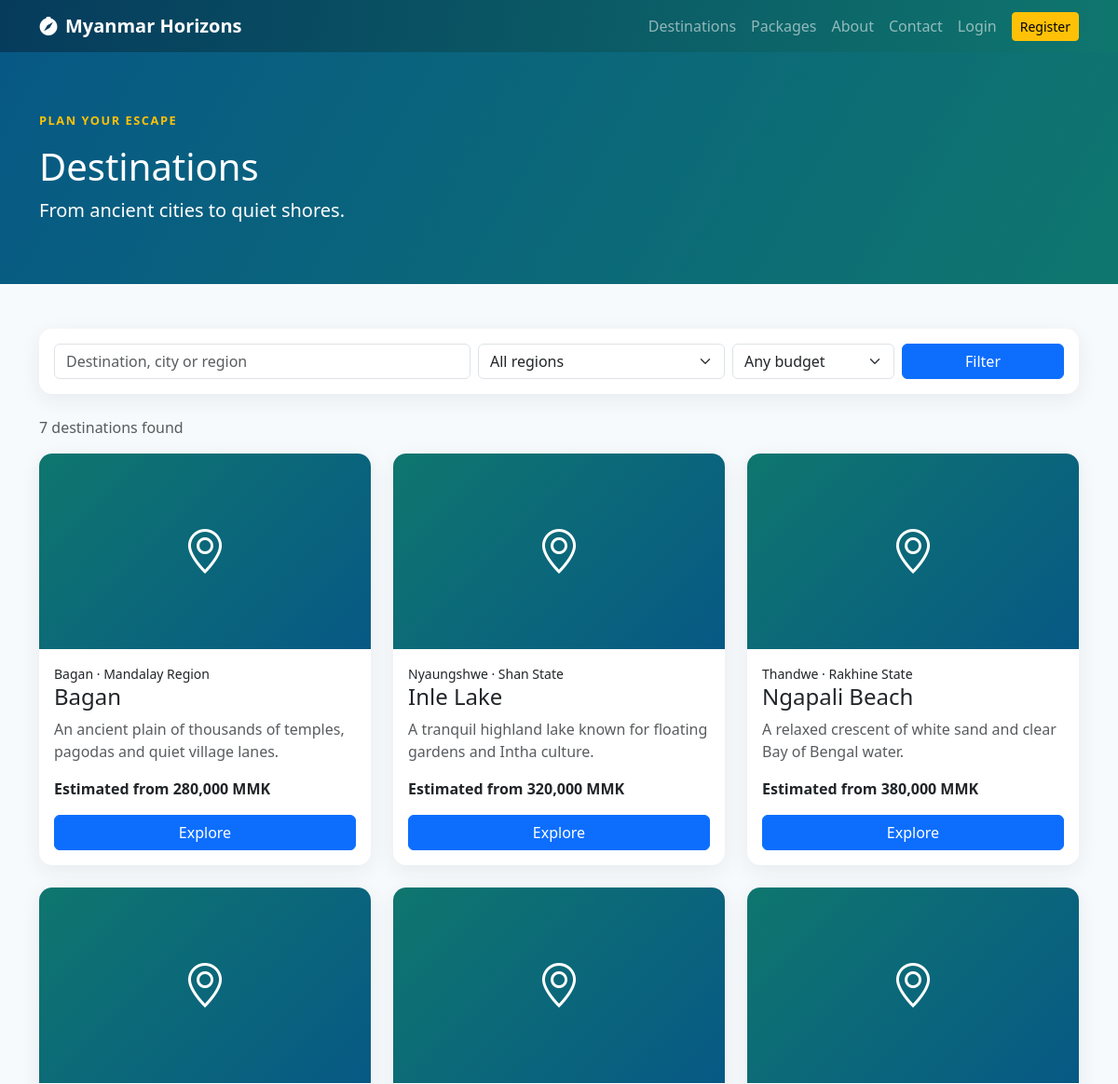
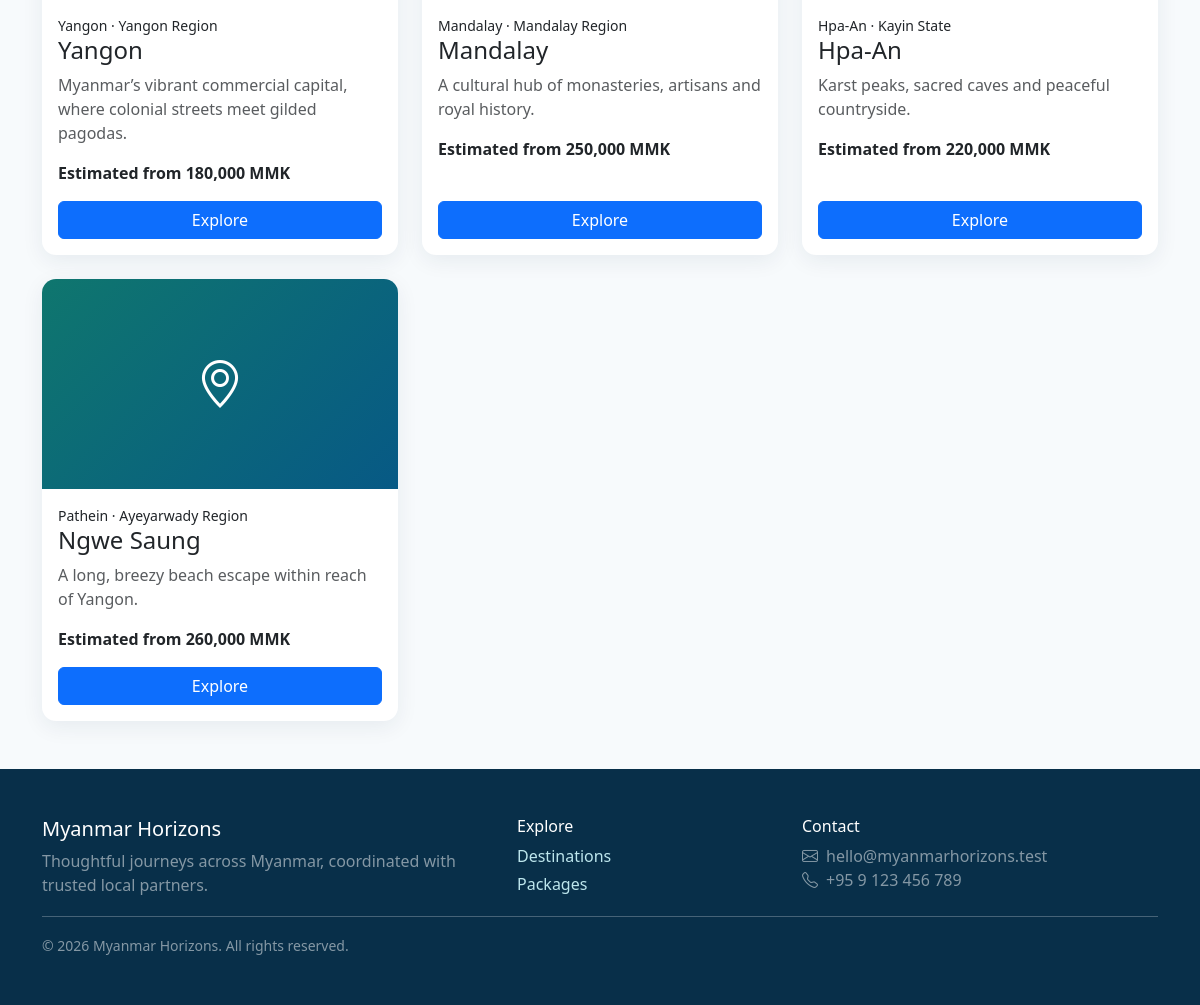
Page /destinations.php on the committed database (2 pictures, top to bottom).
### tables this page shows
CREATE TABLE destinations (destination_id INT UNSIGNED AUTO_INCREMENT PRIMARY KEY,name VARCHAR(150) NOT NULL,city VARCHAR(100) NOT NULL,region VARCHAR(100) NOT NULL,description TEXT NOT NULL,attractions TEXT NULL,activities TEXT NULL,best_time_to_visit VARCHAR(150) NULL,estimated_budget DECIMAL(12,2) NOT NULL DEFAULT 0,image VARCHAR(255) NULL,status ENUM('active','inactive') DEFAULT 'active',popularity INT UNSIGNED DEFAULT 0,created_at TIMESTAMP DEFAULT CURRENT_TIMESTAMP,updated_at TIMESTAMP DEFAULT CURRENT_TIMESTAMP ON UPDATE CURRENT_TIMESTAMP,INDEX(name,city,region,status));

### includes/functions.php (called while the page is built, shortened)
<?php
require_once __DIR__ . '/../config/database.php';
function e(?string $value): string
{
    return htmlspecialchars((string)$value, ENT_QUOTES, 'UTF-8');
}
function url(string $path = ''): string
{
    return rtrim(BASE_URL, '/') . '/' . ltrim($path, '/');
}
function money(float|string $amount): string
{
    return number_format((float)$amount, 0) . ' MMK';
}

### config/database.php (called while the page is built, shortened)
<?php
function db(): PDO {
    static $pdo = null;
    if ($pdo instanceof PDO) return $pdo;
    try {
        $pdo = new PDO('mysql:host=' . DB_HOST . ';dbname=' . DB_NAME . ';charset=utf8mb4', DB_USER, DB_PASS, [
            PDO::ATTR_ERRMODE => PDO::ERRMODE_EXCEPTION,
            PDO::ATTR_DEFAULT_FETCH_MODE => PDO::FETCH_ASSOC,
            PDO::ATTR_EMULATE_PREPARES => false,
        ]);
        return $pdo;
    } catch (PDOException $e) {
        http_response_code(500);
        exit('Database connection unavailable. Check config/database.php and import database/tourism_db.sql.');
    }
}

### destinations.php (the view, shortened to what this page needs)
<?php $pageTitle = 'Destinations';
require 'includes/header.php';
$q = trim($_GET['q'] ?? '');
$region = trim($_GET['region'] ?? '');
$where = ["status='active'"];
$args = [];
$st = db()->prepare('SELECT * FROM destinations WHERE ' . implode(' AND ', $where) . ' ORDER BY popularity DESC,name');
$st->execute($args);
$items = $st->fetchAll();
$regions = db()->query("SELECT DISTINCT region FROM destinations WHERE status='active' ORDER BY region")->fetchAll(); ?>
<section class="detail-hero">
    <div class="container">
        <p class="section-kicker text-warning">Plan your escape</p>
        <h1>Destinations</h1>
        <p class="lead mb-0">From ancient cities to quiet shores.</p>
    </div>
</section>
<div class="container py-5">
    <form class="card card-body mb-4" method="get">
        <div class="row g-2">
            <div class="col-md-5"><input class="form-control" name="q" value="<?= e($q) ?>" placeholder="Destination, city or region"></div>
            <div class="col-md-3"><select class="form-select" name="region">
                    <option value="">All regions</option><?php foreach ($regions as $r): ?><option <?= $region === $r['region'] ? 'selected' : '' ?>><?= e($r['region']) ?></option><?php endforeach; ?>
                </select></div>
            <div class="col-md-2"><select class="form-select" name="budget">
                    <option value="">Any budget</option>
                </select></div>
            <div class="col-md-2 d-grid"><button class="btn btn-primary">Filter</button></div>
        </div>
    </form>
    <p class="text-muted"><?= count($items) ?> destinations found</p>
    <div class="row g-4"><?php foreach ($items as $d): ?><div class="col-md-6 col-lg-4">
                <div class="card min-vh-card"><?php if ($d['image']): ?><img src="<?= url($d['image']) ?>" class="card-img-top" alt=""><?php else: ?><div class="placeholder-image"><i class="bi bi-geo-alt"></i></div><?php endif; ?><div class="card-body d-flex flex-column"><small><?= e($d['city']) ?> · <?= e($d['region']) ?></small>
                        <h4><?= e($d['name']) ?></h4>
                        <p class="text-muted"><?= e(mb_strimwidth($d['description'], 0, 130, '…')) ?></p>
                        <p class="fw-semibold">Estimated from <?= money($d['estimated_budget']) ?></p><a href="<?= url('destination-details.php?id=' . $d['destination_id']) ?>" class="btn btn-primary mt-auto">Explore</a>
                    </div>
                </div>
            </div><?php endforeach;
                            if (!$items): ?><div class="col">
                <div class="alert alert-info">No destinations match those filters.</div>
            </div><?php endif; ?></div>
</div><?php require 'includes/footer.php'; ?>

### assets/css/style.css (style rules this page uses)
:root { --ocean: #075985; --teal: #0f766e; --sand: #fbbf24; --ink: #12233a }
body { background: #f7fafc; color: var(--ink); display: flex; flex-direction: column; min-height: 100vh; min-height: 100dvh; margin: 0; }
.section-kicker { color: var(--teal); text-transform: uppercase; letter-spacing: .12em; font-weight: 700; font-size: .8rem }
.card { border: 0; box-shadow: 0 6px 22px #15304d12; border-radius: 14px; overflow: hidden }
.placeholder-image { height: 210px; background: linear-gradient(135deg, #0f766e, #075985); display: grid; place-items: center; color: #fff; font-size: 3rem }
.detail-hero { background: linear-gradient(120deg, #075985, #0f766e); color: white; padding: 4rem 0 }
.min-vh-card { min-height: 100% }

### rows in the picture
destinations: city "Bagan", region "Mandalay Region", name "Bagan", description "An ancient plain of thousands of temples, pagodas and quiet village lanes.", estimated_budget "280,000 MMK"
destinations: city "Nyaungshwe", region "Shan State", name "Inle Lake", description "A tranquil highland lake known for floating gardens and Intha culture.", estimated_budget "320,000 MMK"
destinations: city "Thandwe", region "Rakhine State", name "Ngapali Beach", description "A relaxed crescent of white sand and clear Bay of Bengal water.", estimated_budget "380,000 MMK"
destinations: city "Yangon", region "Yangon Region", name "Yangon", description "Myanmar’s vibrant commercial capital, where colonial streets meet gilded pagodas.", estimated_budget "180,000 MMK"
destinations: city "Mandalay", region "Mandalay Region", name "Mandalay", description "A cultural hub of monasteries, artisans and royal history.", estimated_budget "250,000 MMK"
destinations: city "Hpa-An", region "Kayin State", name "Hpa-An", description "Karst peaks, sacred caves and peaceful countryside.", estimated_budget "220,000 MMK"
destinations: city "Pathein", region "Ayeyarwady Region", name "Ngwe Saung", description "A long, breezy beach escape within reach of Yangon.", estimated_budget "260,000 MMK"

### other values in the picture
count($items) "7"
